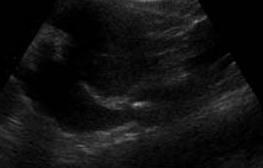
#> input picture stone.png, 263 x 168 px
$ python only_pre.py
#> lines starting #> are read from the running program, lines starting #| are printed output that depends on the picture; after the words box and inside, x2 and y2 are one past the last pixel; in counts of white or black regions, pixels touching at a corner belong together
### pre.py
import cv2
import numpy as np
from scipy.interpolate import splprep, splev

def process_image(image_path):
    # Load the kidney image
#> called with image_path = 'stone.png'
    image = cv2.imread(image_path)
#> image is the input picture: shape (168, 263, 3); min 0, max 159, mean 16.7

    # Manually provide contour points
    contour_points = np.array([[30, 80], [130, 150], [240, 90], [100, 30]])

    # Use cubic spline method for contour detection
    tck, _ = splprep([contour_points[:, 1], contour_points[:, 0]], s=0)

    # Evaluate spline
    u = np.linspace(0, 1, 100)
    x, y = splev(u, tck)

    # Create a new contour with x, y coordinates
    contour = np.column_stack((y, x)).astype(int)

    # Convert image to grayscale
    gray = cv2.cvtColor(image, cv2.COLOR_BGR2GRAY)

    # Create a mask for the contour
    mask = np.zeros_like(gray)
    cv2.drawContours(mask, [contour], -1, (255), thickness=cv2.FILLED)
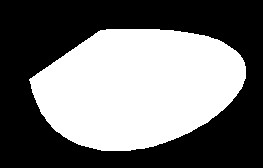
#> mask: shape (168, 263); 44.7% white; 1 white region, box (x1, y1, x2, y2) and area: (29, 29, 246, 151) 19766

    # Rotate the image to 0 degrees
    angle = 0  # You can change this angle if needed
    rows, cols = gray.shape
#> rows = 168; cols = 263
    M = cv2.getRotationMatrix2D((cols/2, rows/2), angle, 1)
#> M = [[1, 0, 0], [0, 1, 0]]
    rotated_image = cv2.warpAffine(gray, M, (cols, rows))

    # Remove background
    result = cv2.bitwise_and(rotated_image, rotated_image, mask=mask)
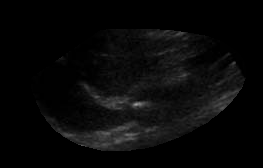
#> result: shape (168, 263); min 0, max 159, mean 8.4

    return result

### only_pre.py
from pre import process_image
import cv2
#image_path = 'kidney_image.jpg'
image_path = 'stone.png'

processed_image = process_image(image_path)
cv2.imshow('Processed Image', processed_image)
cv2.waitKey(0)
cv2.destroyAllWindows()
